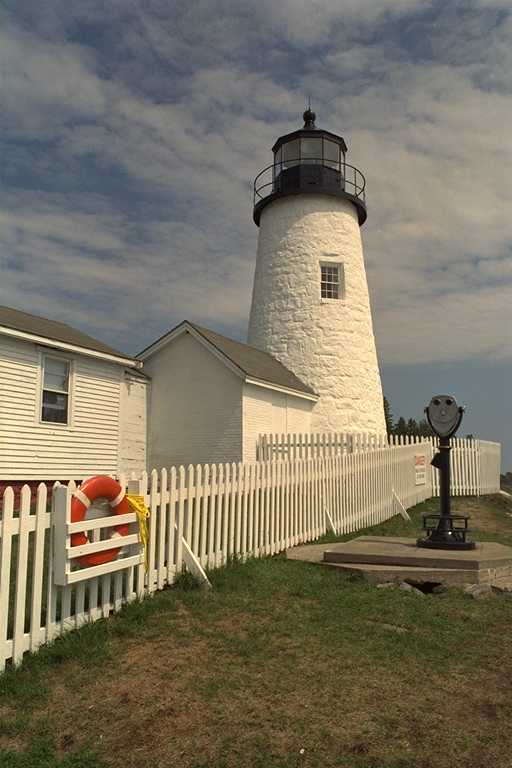
#> input picture kodim19.png, 512 x 768 px
$ python -i Bilinear.py   (imports and definitions only)
#> lines starting #> are read from the running program, lines starting #| are printed output that depends on the picture
#> further down, picture is the input picture: shape (768, 512, 3); mean B, G, R 98.2, 115.5, 122.5
import numpy as np
from scipy import signal, ndimage

def run(img):
    new_img = np.zeros(img.shape).astype(float)

    conv_kernel_1 = np.array([[1, 2, 1], [2, 4, 2], [1, 2, 1]])
    conv_kernel_2 = np.array([[0, 1, 0], [1, 4, 1], [0, 1, 0]])

    # [6 lines of commented-out code are left out]

    new_img[:, :, 0] = signal.convolve2d(img[:, :, 0], conv_kernel_1, mode='same') / 4
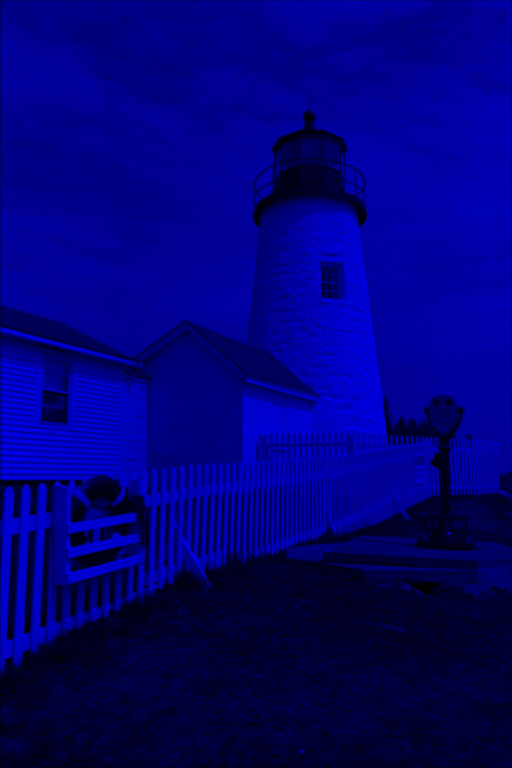
#> new_img: shape (768, 512, 3) float64; mean B, G, R 392.1, 0, 0; drawn with min black and max white
    new_img[:, :, 1] = signal.convolve2d(img[:, :, 1], conv_kernel_2, mode='same') / 4
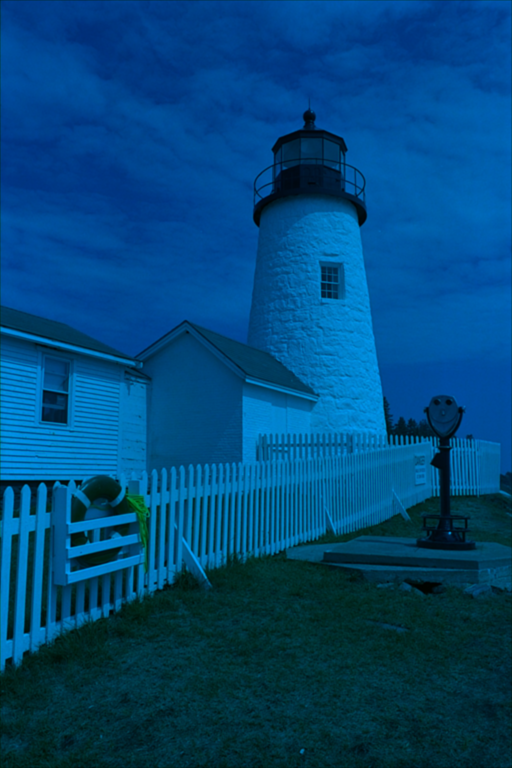
#> new_img: shape (768, 512, 3) float64; mean B, G, R 392.1, 230.8, 0; drawn with min black and max white
    new_img[:, :, 2] = signal.convolve2d(img[:, :, 2], conv_kernel_1, mode='same') / 4
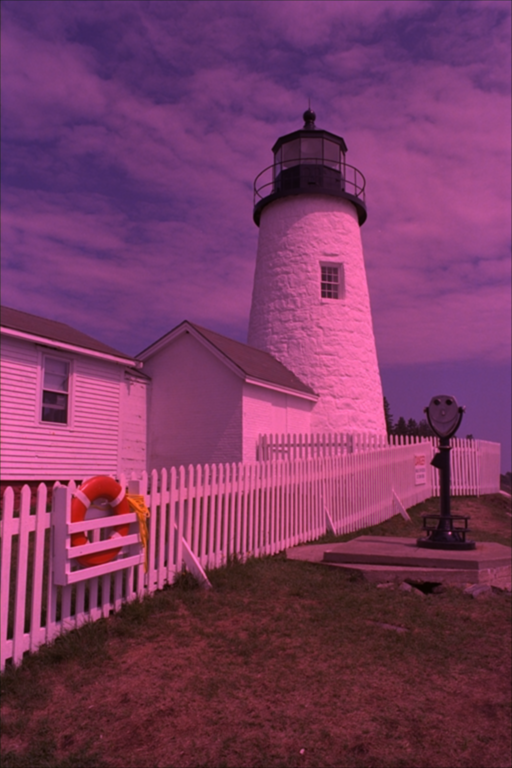
#> new_img: shape (768, 512, 3) float64; mean B, G, R 392.1, 230.8, 489.3; drawn with min black and max white

    new_img = (new_img + 0.5).clip(0, 255.5)
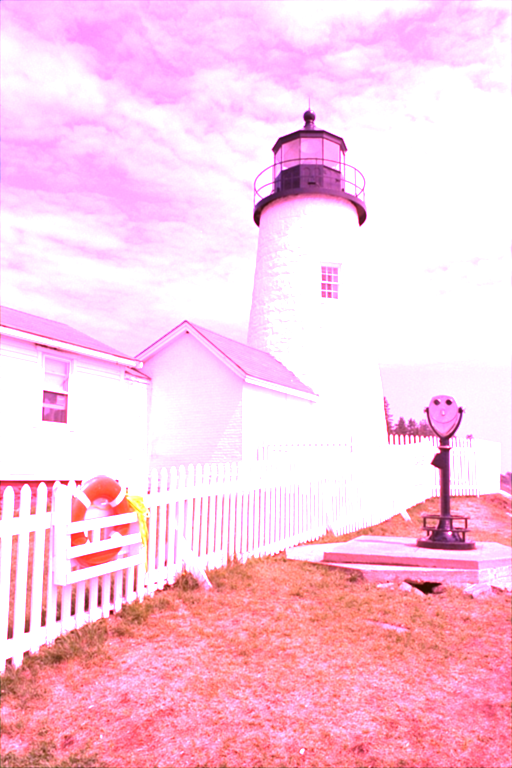
#> new_img: shape (768, 512, 3) float64; mean B, G, R 226.1, 205.7, 251.9; drawn with min black and max white
    return new_img.astype(np.uint8)

>>> import cv2
>>> picture = cv2.imread('../kodim19.png')
>>> result = run(picture)
